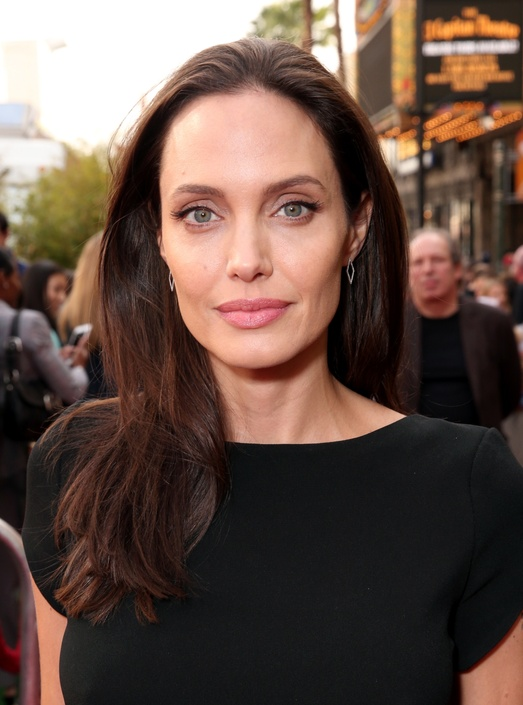
#> input picture faces/Анжелина Джоли/2196x2958_0xac120003_15634477391631702034.jpeg, 523 x 705 px, shrunk from 2196 x 2958 before the run; its folder holds only this picture in this run
$ python trainer.py
#> lines starting #> are read from the running program, lines starting #| are printed output that depends on the picture
# trainer.py

import os
import cv2
from PIL import Image
import numpy as np
import json

USERS_FILE = "users.json"
TRAINED_FILE = "trained_faces.yml"
FACES_DIR = os.path.abspath(r"faces")  # Используем абсолютный путь

def load_users():
    # Загружаем пользователей из файла users.json
    if not os.path.exists(USERS_FILE):
        return {}
    with open(USERS_FILE, "r", encoding="utf-8") as f:
        return json.load(f)

def save_users(users_dict):
    # Сохраняем пользователей в файл users.json
    with open(USERS_FILE, "w", encoding="utf-8") as f:
        json.dump(users_dict, f, ensure_ascii=False, indent=2)

def get_next_id(users_dict):
    # Получаем следующий доступный ID для нового пользователя
    if not users_dict:
        return 1
    existing_ids = list(map(int, users_dict.keys()))
    return max(existing_ids) + 1

def open_image(file_path):
    # Пытаемся открыть изображение с помощью OpenCV
    img_cv = cv2.imread(file_path, cv2.IMREAD_GRAYSCALE)
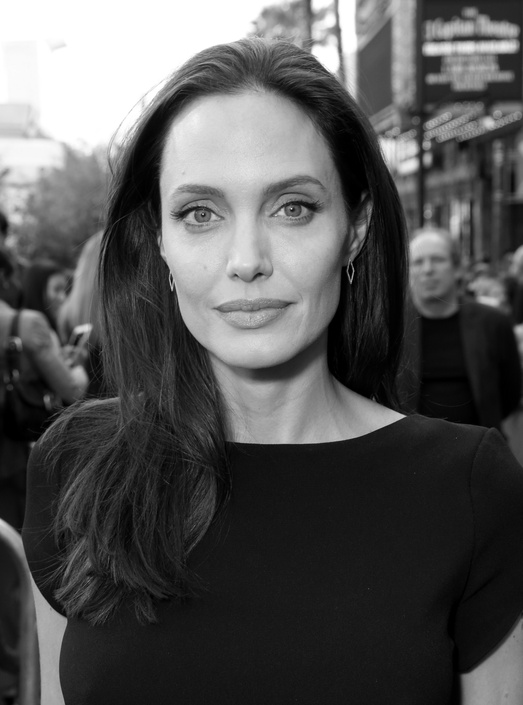
#> img_cv: shape (705, 523); min 0, max 255, mean 84.2

    if img_cv is None:
        # Если OpenCV не смог открыть изображение, пробуем использовать Pillow
        try:
            img_pil = Image.open(file_path).convert('L')  # Конвертируем в оттенки серого
            # Преобразуем изображение PIL в numpy массив
            img_np = np.array(img_pil)
            # Убеждаемся, что изображение в правильном формате для OpenCV
            img_cv = img_np.astype(np.uint8)
        except Exception as e:
            print(f"Ошибка при открытии изображения с помощью Pillow: {e}")
            return None

    return img_cv

def collect_faces_and_ids():
    # Собираем лица и ID для обучения модели
    users_dict = load_users()
    face_samples = []
    face_ids = []
    face_cascade = cv2.CascadeClassifier("haarcascade_frontalface_default.xml")

    for person_name in os.listdir(FACES_DIR):
        person_folder = os.path.join(FACES_DIR, person_name)
        if not os.path.isdir(person_folder):
            continue

        found_id = None
        for uid, uname in users_dict.items():
            if uname == person_name:
                found_id = int(uid)
                break
        if found_id is None:
            found_id = get_next_id(users_dict)
            users_dict[str(found_id)] = person_name

        for filename in os.listdir(person_folder):
            base_name, extension = os.path.splitext(filename)
            extension = extension.lower()

            if extension not in [".jpg", ".jpeg", ".png"]:
                continue

            image_path = os.path.join(person_folder, filename)
            try:
                img_gray = open_image(image_path)
                if img_gray is None:
                    print(f"Ошибка: не удалось прочитать изображение {image_path}")
                    continue

                # Предобработка изображения
                img_gray = cv2.GaussianBlur(img_gray, (5, 5), 0)
                img_gray = cv2.equalizeHist(img_gray)
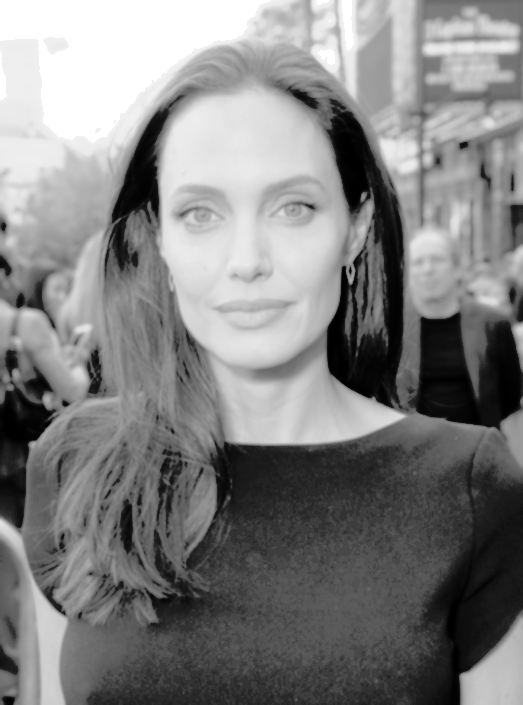
#> img_gray: shape (705, 523); min 0, max 255, mean 128.8

                faces = face_cascade.detectMultiScale(img_gray, scaleFactor=1.1, minNeighbors=4, minSize=(30, 30))
#> faces = [[403, 241, 53, 53], [129, 121, 236, 236]]
                if len(faces) == 0:
                    print(f"Предупреждение: на изображении {image_path} не найдено лиц")
                    continue

                for (x, y, w, h) in faces:
                    face_img = img_gray[y:y+h, x:x+w]
                    face_samples.append(face_img)
                    face_ids.append(found_id)
#> this loop made 2 passes
#> pass 1, in collect_faces_and_ids, `face_img = img_gray[y:y+h, x:x+w]`:
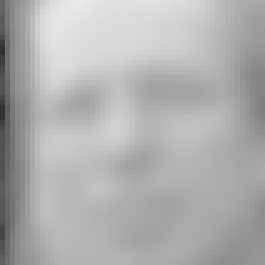
#> face_img: shape (53, 53) (shown 5 times larger); min 50, max 233, mean 175.6
#> pass 2, in collect_faces_and_ids, `face_img = img_gray[y:y+h, x:x+w]`:
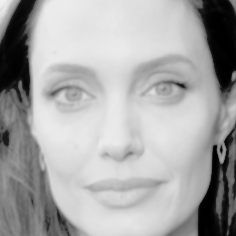
#> face_img: shape (236, 236); min 0, max 240, mean 167.5
#> after the loop, face_ids = [1, 1]; face_samples = 2 items
            except Exception as e:
                print(f"Ошибка при обработке изображения {image_path}: {str(e)}")
#> pass 2 of the loop in collect_faces_and_ids, `for person_name in os.listdir(FACES_DIR):`:
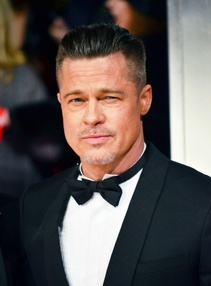
#> input picture faces/Бред Питт/1630273797_48-alstyle-club-p-bred-pitt-49.jpg, 211 x 286 px, shrunk from 884 x 1200 before the run
#> img_cv: shape (286, 211)
#> in collect_faces_and_ids, `img_gray = cv2.equalizeHist(img_gray)`:
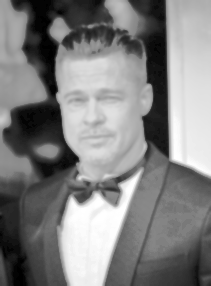
#> img_gray: shape (286, 211); min 0, max 255, mean 128.2
#> faces = [[51, 62, 90, 90], [53, 161, 90, 90]]
#> the loop in collect_faces_and_ids, `for (x, y, w, h) in faces:` made 2 passes
#> pass 2, in collect_faces_and_ids, `face_img = img_gray[y:y+h, x:x+w]`:
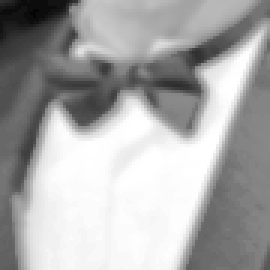
#> face_img: shape (90, 90) (shown 3 times larger); min 4, max 255, mean 169.4
#> after the loop in collect_faces_and_ids, `for (x, y, w, h) in faces:`: face_ids = [1, 1, 2, 2]; face_samples = 4 items

    save_users(users_dict)
    return face_samples, face_ids

def train_model():
    # Создаем и обучаем модель распознавания лиц
    recognizer = cv2.face.LBPHFaceRecognizer_create(radius=1, neighbors=8, grid_x=8, grid_y=8, threshold=80)

    face_samples, face_ids = collect_faces_and_ids()
    if len(face_samples) == 0:
        print("Нет изображений для обучения! Добавьте хотя бы одну папку с фото и повторите.")
        return

    print(f"Найдено {len(face_samples)} изображений, начинаем обучение...")
    recognizer.train(face_samples, np.array(face_ids))
    recognizer.save(TRAINED_FILE)

    print(f"Готово! Файл '{TRAINED_FILE}' сохранён.")

def main():
    # Основная функция для запуска обучения модели
    if not os.path.exists(TRAINED_FILE):
        print("Файл 'trained_faces.yml' не найден. Создаём его впервые...")
        train_model()
    else:
        print("Файл 'trained_faces.yml' уже существует, но мы можем пересобрать модель.")
        ans = input("Пересоздать модель (да/нет)? ").strip().lower()
        if ans in ["да", "yes", "y"]:
            train_model()
        else:
            print("Операция отменена.")

if __name__ == "__main__":
    main()
